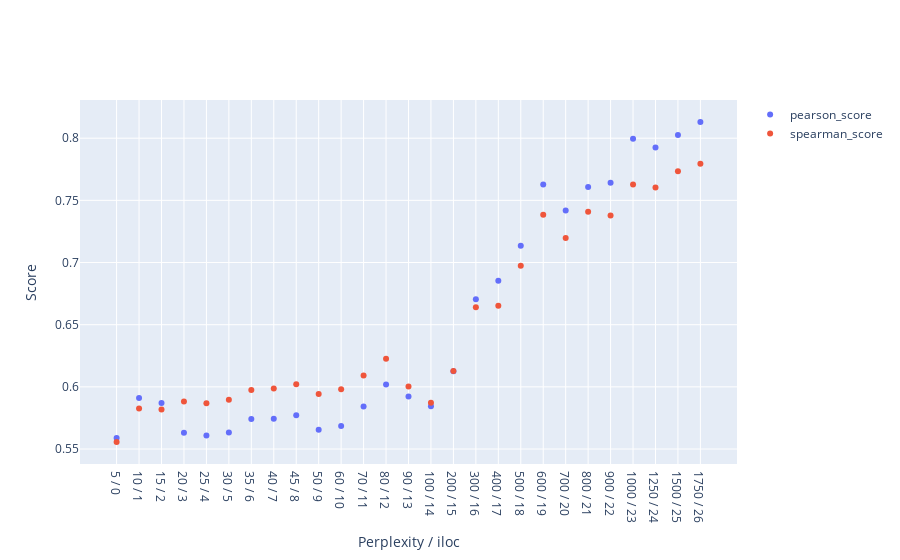

Notebook code for this chart:
### Code cell
from msfeast.embedding import plot_tsne_grid, plot_selected_embedding
figure = plot_tsne_grid(pipeline.tsne_grid)
filename = os.path.join(output_directory, "t-SNE perplexity grid" + ".html")
figure.write_html(os.path.join(output_directory, "t-SNE perplexity grid" + ".html"))
figure.write_image(os.path.join(output_directory, "t-SNE perplexity grid" + ".svg"), width = "1000", height="800")
figure.show()

### Figure 1 — Plotly figure (JSON) as saved in the notebook; plotly's stock layout.template omitted (floating-point values rounded to 4 significant figures)
{"data": [{"mode": "markers", "name": "pearson_score", "type": "scatter", "x": ["5 / 0", "10 / 1", "15 / 2", "20 / 3", "25 / 4", "30 / 5", "35 / 6", "40 / 7", "45 / 8", "50 / 9", "60 / 10", "70 / 11", "80 / 12", "90 / 13", "100 / 14", "200 / 15", "300 / 16", "400 / 17", "500 / 18", "600 / 19", "700 / 20", "800 / 21", "900 / 22", "1000 / 23", "1250 / 24", "1500 / 25", "1750 / 26"], "y": [0.5588, 0.5911, 0.587, 0.5631, 0.5608, 0.5634, 0.5742, 0.5744, 0.5772, 0.5656, 0.5686, 0.5841, 0.6019, 0.5922, 0.5844, 0.6126, 0.6704, 0.6852, 0.7134, 0.7628, 0.7419, 0.7608, 0.7641, 0.7995, 0.7925, 0.8026, 0.8131]}, {"mode": "markers", "name": "spearman_score", "type": "scatter", "x": ["5 / 0", "10 / 1", "15 / 2", "20 / 3", "25 / 4", "30 / 5", "35 / 6", "40 / 7", "45 / 8", "50 / 9", "60 / 10", "70 / 11", "80 / 12", "90 / 13", "100 / 14", "200 / 15", "300 / 16", "400 / 17", "500 / 18", "600 / 19", "700 / 20", "800 / 21", "900 / 22", "1000 / 23", "1250 / 24", "1500 / 25", "1750 / 26"], "y": [0.5556, 0.5826, 0.5818, 0.5882, 0.5867, 0.5897, 0.5974, 0.5988, 0.6021, 0.5942, 0.598, 0.6091, 0.6226, 0.6002, 0.5873, 0.6128, 0.664, 0.6652, 0.6974, 0.7385, 0.7198, 0.7409, 0.7379, 0.7628, 0.7604, 0.7734, 0.7795]}], "layout": {"xaxis": {"title": {"text": "Perplexity / iloc"}}, "yaxis": {"title": {"text": "Score"}}}}
